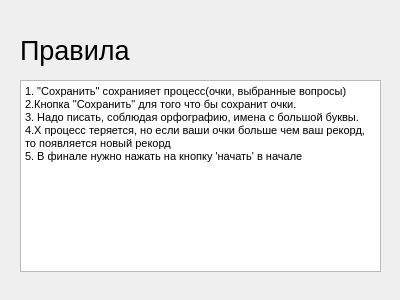
<?xml version="1.0" encoding="UTF-8"?>
<ui version="4.0">
 <class>Form</class>
 <widget class="QWidget" name="Form">
  <property name="geometry">
   <rect>
    <x>0</x>
    <y>0</y>
    <width>400</width>
    <height>300</height>
   </rect>
  </property>
  <property name="windowTitle">
   <string>Правила</string>
  </property>
  <widget class="QTextBrowser" name="textBrowser">
   <property name="geometry">
    <rect>
     <x>20</x>
     <y>80</y>
     <width>361</width>
     <height>192</height>
    </rect>
   </property>
   <property name="html">
    <string>&lt;!DOCTYPE HTML PUBLIC &quot;-//W3C//DTD HTML 4.0//EN&quot; &quot;http://www.w3.org/TR/REC-html40/strict.dtd&quot;&gt;
&lt;html&gt;&lt;head&gt;&lt;meta name=&quot;qrichtext&quot; content=&quot;1&quot; /&gt;&lt;style type=&quot;text/css&quot;&gt;
p, li { white-space: pre-wrap; }
&lt;/style&gt;&lt;/head&gt;&lt;body style=&quot; font-family:'MS Shell Dlg 2'; font-size:8.25pt; font-weight:400; font-style:normal;&quot;&gt;
&lt;p style=&quot; margin-top:0px; margin-bottom:0px; margin-left:0px; margin-right:0px; -qt-block-indent:0; text-indent:0px;&quot;&gt;&lt;span style=&quot; font-family:'MS Shell Dlg 2';&quot;&gt;1. &amp;quot;Сохранить&amp;quot; сохранияет процесс(очки, выбранные вопросы) &lt;/span&gt;&lt;/p&gt;
&lt;p style=&quot; margin-top:0px; margin-bottom:0px; margin-left:0px; margin-right:0px; -qt-block-indent:0; text-indent:0px;&quot;&gt;&lt;span style=&quot; font-family:'MS Shell Dlg 2';&quot;&gt;2.Кнопка &amp;quot;Сохранить&amp;quot; для того что бы сохранит очки.&lt;/span&gt;&lt;/p&gt;
&lt;p style=&quot; margin-top:0px; margin-bottom:0px; margin-left:0px; margin-right:0px; -qt-block-indent:0; text-indent:0px;&quot;&gt;&lt;span style=&quot; font-family:'MS Shell Dlg 2';&quot;&gt;3. Надо писать, соблюдая орфографию, имена с большой буквы.&lt;/span&gt;&lt;/p&gt;
&lt;p style=&quot; margin-top:0px; margin-bottom:0px; margin-left:0px; margin-right:0px; -qt-block-indent:0; text-indent:0px;&quot;&gt;&lt;span style=&quot; font-family:'MS Shell Dlg 2';&quot;&gt;4.X процесс теряется, но если ваши очки больше чем ваш рекорд, то появляется новый рекорд&lt;/span&gt;&lt;/p&gt;
&lt;p style=&quot; margin-top:0px; margin-bottom:0px; margin-left:0px; margin-right:0px; -qt-block-indent:0; text-indent:0px;&quot;&gt;&lt;span style=&quot; font-family:'MS Shell Dlg 2';&quot;&gt;5. В финале нужно нажать на кнопку 'начать' в начале&lt;/span&gt;&lt;/p&gt;&lt;/body&gt;&lt;/html&gt;</string>
   </property>
  </widget>
  <widget class="QLabel" name="label">
   <property name="geometry">
    <rect>
     <x>20</x>
     <y>30</y>
     <width>151</width>
     <height>41</height>
    </rect>
   </property>
   <property name="font">
    <font>
     <family>MS Sans Serif</family>
     <pointsize>20</pointsize>
    </font>
   </property>
   <property name="text">
    <string>Правила</string>
   </property>
  </widget>
 </widget>
 <resources/>
 <connections/>
</ui>
